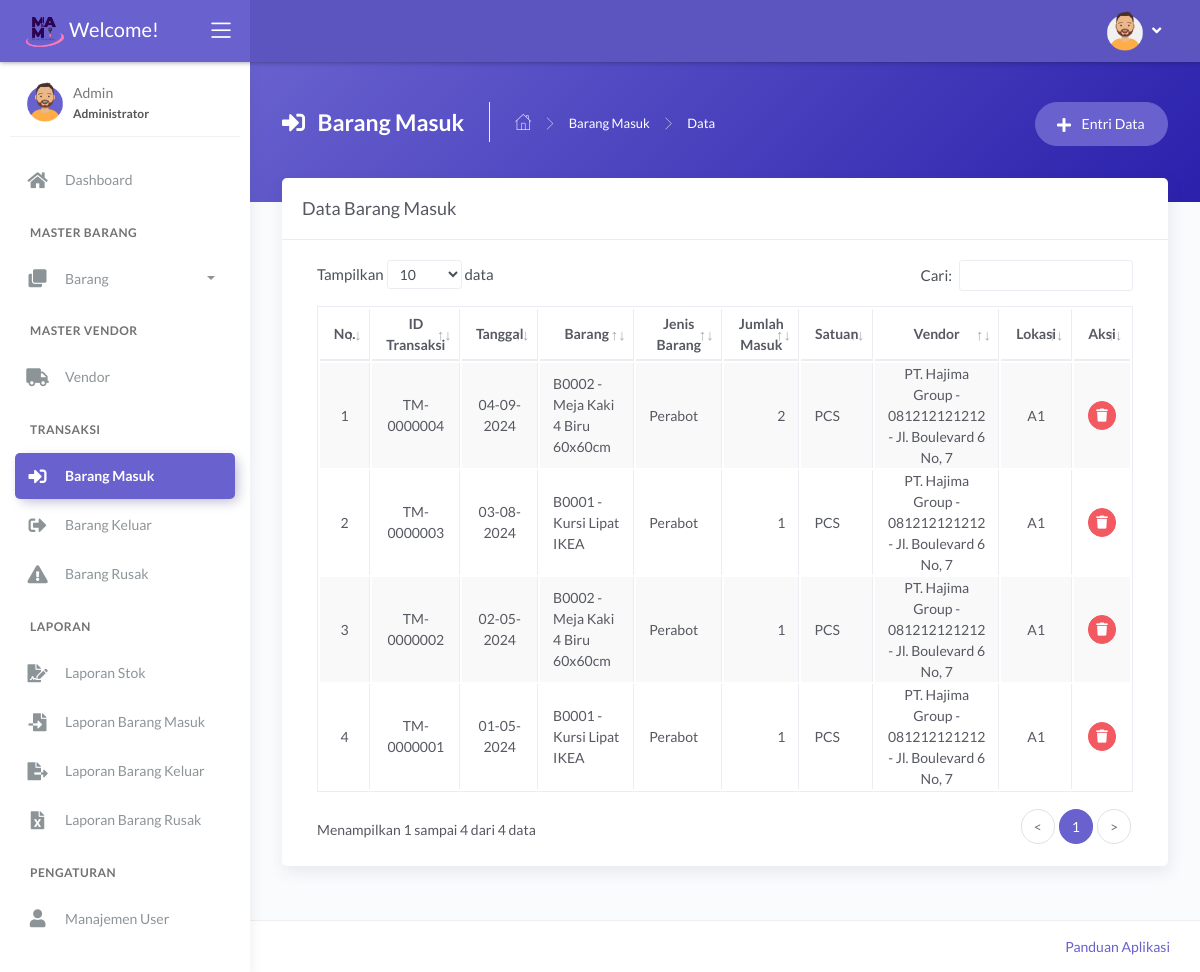
/main.php?module=barang_masuk (signed in), run on the app's committed database.
### tables this page shows
CREATE TABLE `tbl_barang_masuk` (
  `id_transaksi` varchar(10) NOT NULL,
  `tanggal` date NOT NULL,
  `barang` varchar(5) NOT NULL,
  `jumlah` int(11) DEFAULT NULL
);

CREATE TABLE `tbl_barang` (
  `id_barang` varchar(5) NOT NULL,
  `nama_barang` varchar(100) NOT NULL,
  `jenis` int(11) NOT NULL,
  `stok_minimum` int(11) NOT NULL,
  `stok` int(11) NOT NULL DEFAULT 0,
  `satuan` int(11) NOT NULL,
  `foto` varchar(100) DEFAULT NULL,
  `id_vendor` int(11) NOT NULL,
  `id_lokasi` int(11) NOT NULL
);

CREATE TABLE `tbl_jenis` (
  `id_jenis` int(11) NOT NULL,
  `nama_jenis` varchar(50) NOT NULL
);

CREATE TABLE `tbl_satuan` (
  `id_satuan` int(11) NOT NULL,
  `nama_satuan` varchar(30) NOT NULL
);

CREATE TABLE `tbl_vendor` (
  `id_vendor` int(11) NOT NULL,
  `nama_vendor` varchar(255) NOT NULL
);

CREATE TABLE `tbl_lokasi` (
  `id_lokasi` int(11) NOT NULL,
  `nama_lokasi` varchar(255) NOT NULL
);

### modules/barang-masuk/tampil_data.php (the view, shortened to what this page needs)
<?php
if (basename($_SERVER['PHP_SELF']) === basename(__FILE__)) {
  header('location: 404.html');
}
else {
?>
  <div class="panel-header bg-secondary-gradient">
    <div class="page-inner py-45">
      <div class="d-flex align-items-left align-items-md-top flex-column flex-md-row">
        <div class="page-header text-white">
          <h4 class="page-title text-white"><i class="fas fa-sign-in-alt mr-2"></i> Barang Masuk</h4>
          <ul class="breadcrumbs">
            <li class="nav-home"><a href="?module=dashboard"><i class="flaticon-home text-white"></i></a></li>
            <li class="separator"><i class="flaticon-right-arrow"></i></li>
            <li class="nav-item"><a href="?module=barang_masuk" class="text-white">Barang Masuk</a></li>
            <li class="separator"><i class="flaticon-right-arrow"></i></li>
            <li class="nav-item"><a>Data</a></li>
          </ul>
        </div>
        <div class="ml-md-auto py-2 py-md-0">
          <a href="?module=form_entri_barang_masuk" class="btn btn-secondary btn-round">
            <span class="btn-label"><i class="fa fa-plus mr-2"></i></span> Entri Data
          </a>
        </div>
      </div>
    </div>
  </div>
  <div class="page-inner mt--5">
    <div class="card">
      <div class="card-header">
        <div class="card-title">Data Barang Masuk</div>
      </div>
      <div class="card-body">
        <div class="table-responsive">
          <table id="basic-datatables" class="display table table-bordered table-striped table-hover">
            <thead>
              <tr>
                <th class="text-center">No.</th>
                <th class="text-center">ID Transaksi</th>
                <th class="text-center">Tanggal</th>
                <th class="text-center">Barang</th>
                <th class="text-center">Jenis Barang</th>
                <th class="text-center">Jumlah Masuk</th>
                <th class="text-center">Satuan</th>
                <th class="text-center">Vendor</th>
                <th class="text-center">Lokasi</th>
                <?php if ($_SESSION['hak_akses'] == 'Administrator') { ?>
                  <th class="text-center">Aksi</th>
                <?php } ?>
              </tr>
            </thead>
            <tbody>
              <?php
              $no = 1;
              $query = mysqli_query($mysqli, "SELECT a.id_transaksi, a.tanggal, a.barang, a.jumlah, b.nama_barang, b.jenis, c.nama_satuan, d.nama_vendor, e.nama_lokasi, f.nama_jenis
                                              FROM tbl_barang_masuk AS a
                                              INNER JOIN tbl_barang AS b ON a.barang = b.id_barang
                                              INNER JOIN tbl_satuan AS c ON b.satuan = c.id_satuan
                                              INNER JOIN tbl_vendor AS d ON b.id_vendor = d.id_vendor
                                              INNER JOIN tbl_lokasi AS e ON b.id_lokasi = e.id_lokasi
                                              INNER JOIN tbl_jenis AS f ON b.jenis = f.id_jenis
                                              ORDER BY a.id_transaksi DESC")
                                              or die('Ada kesalahan pada query tampil data : ' . mysqli_error($mysqli));
              while ($data = mysqli_fetch_assoc($query)) { ?>
                <tr>
                  <td width="50" class="text-center"><?php echo $no++; ?></td>
                  <td width="90" class="text-center"><?php echo $data['id_transaksi']; ?></td>
                  <td width="70" class="text-center"><?php echo date('d-m-Y', strtotime($data['tanggal'])); ?></td>
                  <td width="220"><?php echo $data['barang']; ?> - <?php echo $data['nama_barang']; ?></td>
                  <td width="220"><?php echo $data['nama_jenis']; ?></td>
                  <td width="100" class="text-right"><?php echo number_format($data['jumlah'], 0, '', '.'); ?></td>
                  <td width="60"><?php echo $data['nama_satuan']; ?></td>
                  <td width="100" class="text-center"><?php echo $data['nama_vendor']; ?></td>
                  <td width="100" class="text-center"><?php echo $data['nama_lokasi']; ?></td>
                  <?php if ($_SESSION['hak_akses'] == 'Administrator') { ?>
                    <td width="50" class="text-center">
                      <div>
                        <a href="modules/barang-masuk/proses_hapus.php?id=<?php echo $data['id_transaksi']; ?>" onclick="return confirm('Anda yakin ingin menghapus data barang masuk <?php echo $data['id_transaksi']; ?>?')" class="btn btn-icon btn-round btn-danger btn-sm" data-toggle="tooltip" data-placement="top" title="Hapus">
                          <i class="fas fa-trash fa-sm"></i>
                        </a>
                      </div>
                    </td>
                  <?php } ?>
                </tr>
              <?php } ?>
            </tbody>
          </table>
        </div>
      </div>
    </div>
  </div>
<?php } ?>

### data on the page
tbl_barang_masuk: id_transaksi "TM-0000004", tanggal "04-09-2024", barang "B0002", tbl_barang.nama_barang "Meja Kaki 4 Biru 60x60cm", tbl_jenis.nama_jenis "Perabot", jumlah "2", tbl_satuan.nama_satuan "PCS", tbl_vendor.nama_vendor "PT. Hajima Group - 081212121212 - Jl. Boulevard 6 No, 7", tbl_lokasi.nama_lokasi "A1"
tbl_barang_masuk: id_transaksi "TM-0000003", tanggal "03-08-2024", barang "B0001", tbl_barang.nama_barang "Kursi Lipat IKEA", tbl_jenis.nama_jenis "Perabot", jumlah "1", tbl_satuan.nama_satuan "PCS", tbl_vendor.nama_vendor "PT. Hajima Group - 081212121212 - Jl. Boulevard 6 No, 7", tbl_lokasi.nama_lokasi "A1"
tbl_barang_masuk: id_transaksi "TM-0000002", tanggal "02-05-2024", barang "B0002", tbl_barang.nama_barang "Meja Kaki 4 Biru 60x60cm", tbl_jenis.nama_jenis "Perabot", jumlah "1", tbl_satuan.nama_satuan "PCS", tbl_vendor.nama_vendor "PT. Hajima Group - 081212121212 - Jl. Boulevard 6 No, 7", tbl_lokasi.nama_lokasi "A1"
tbl_barang_masuk: id_transaksi "TM-0000001", tanggal "01-05-2024", barang "B0001", tbl_barang.nama_barang "Kursi Lipat IKEA", tbl_jenis.nama_jenis "Perabot", jumlah "1", tbl_satuan.nama_satuan "PCS", tbl_vendor.nama_vendor "PT. Hajima Group - 081212121212 - Jl. Boulevard 6 No, 7", tbl_lokasi.nama_lokasi "A1"

### other printed values
$_SESSION['nama_user'] "Admin"
$_SESSION['hak_akses'] "Administrator"
